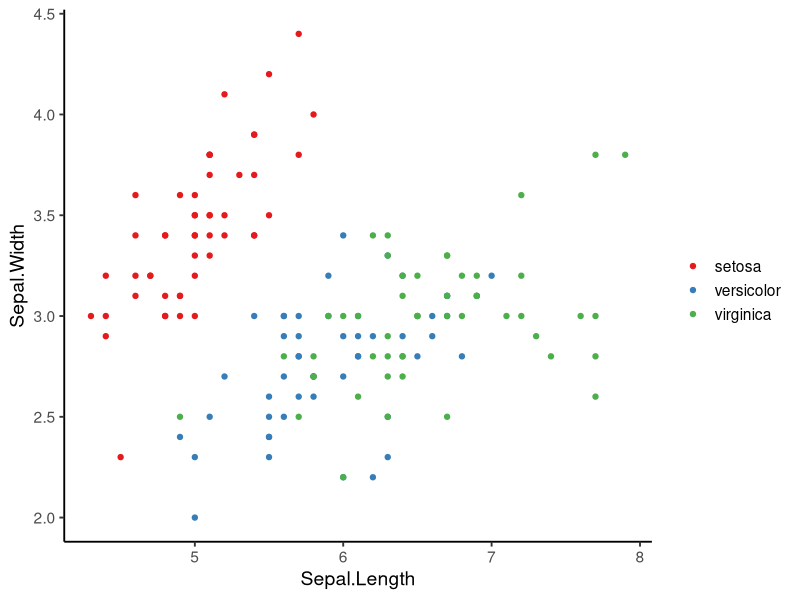
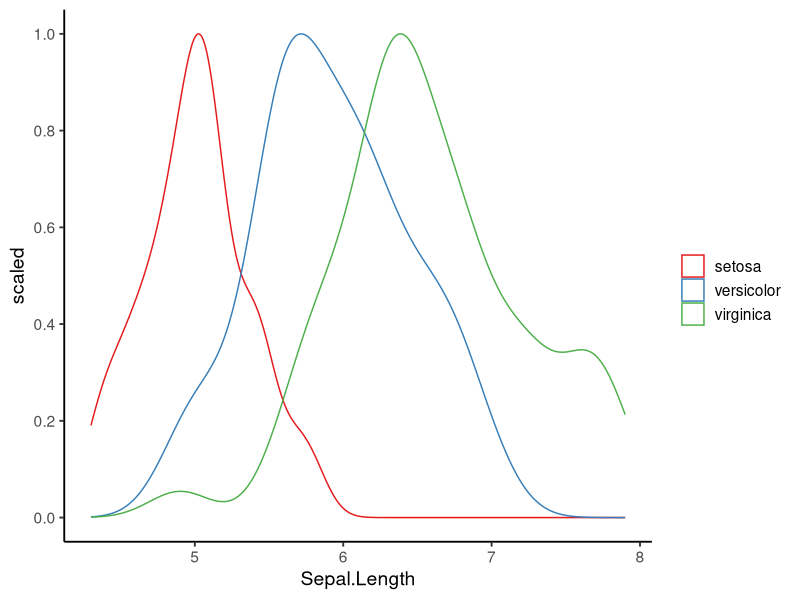
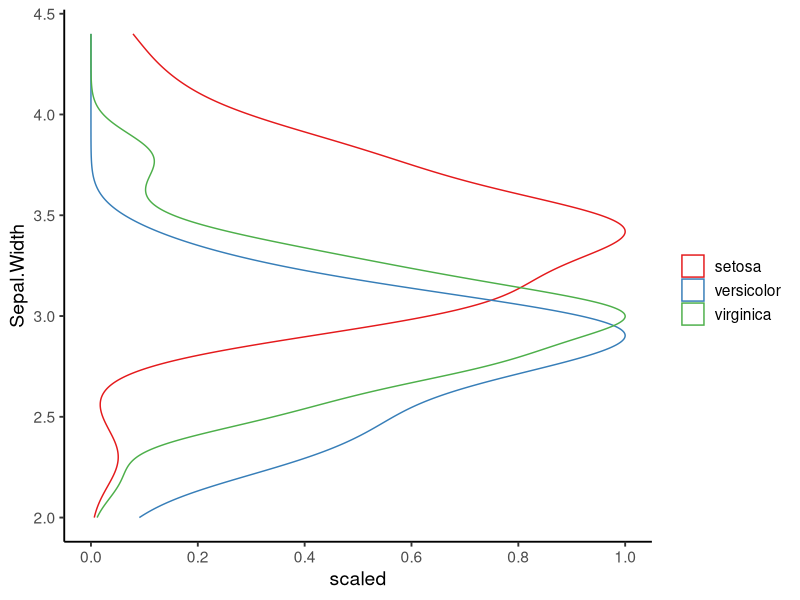
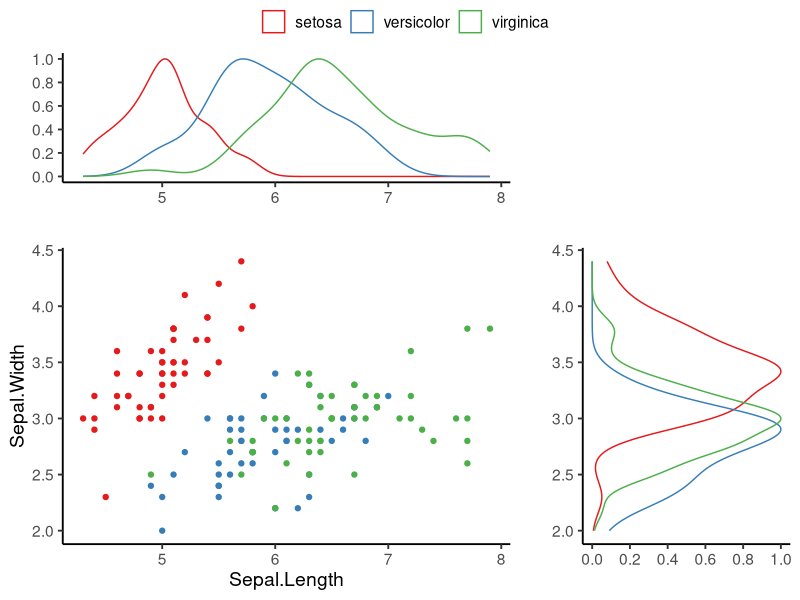
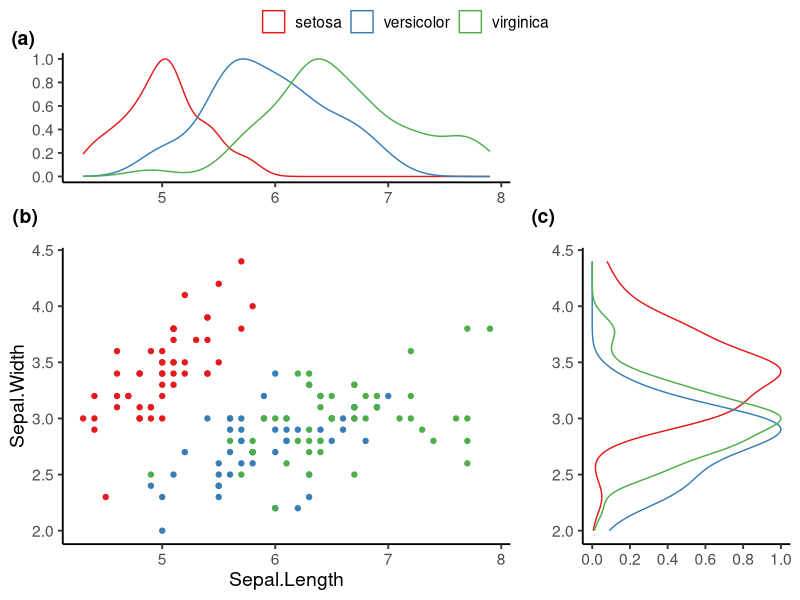
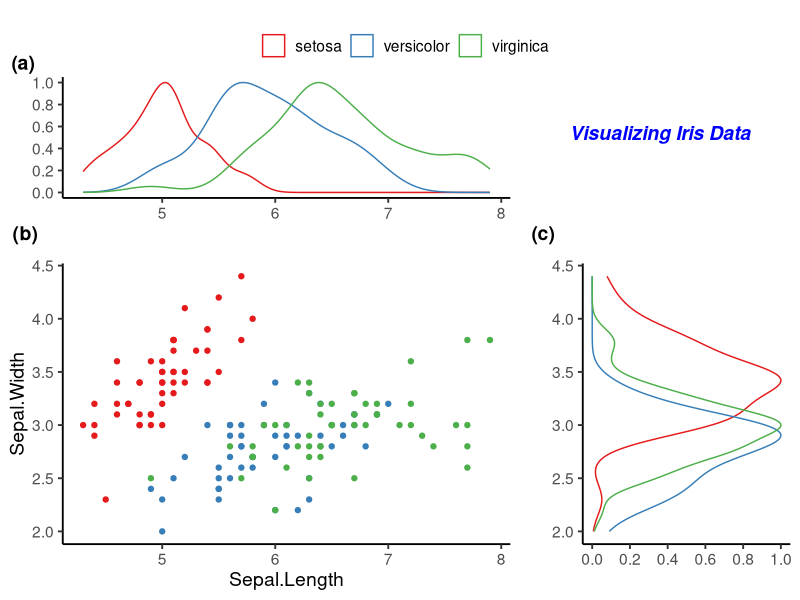
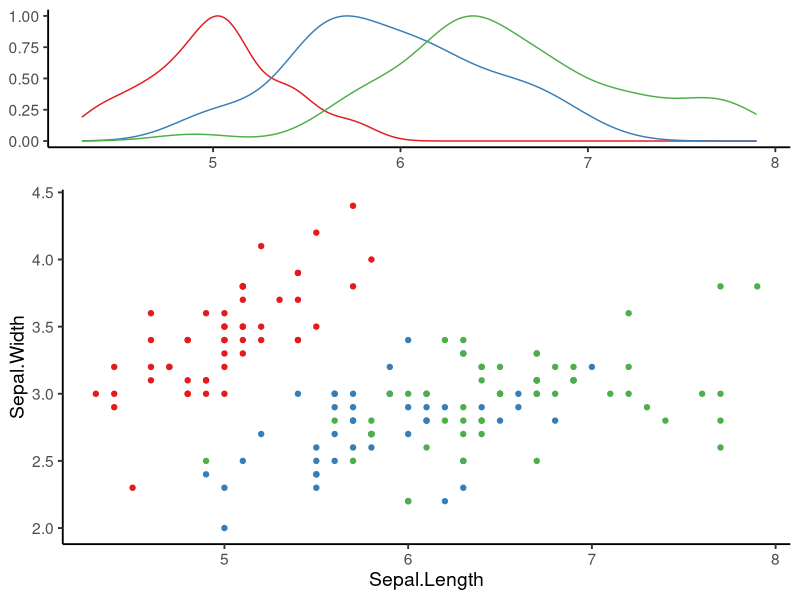
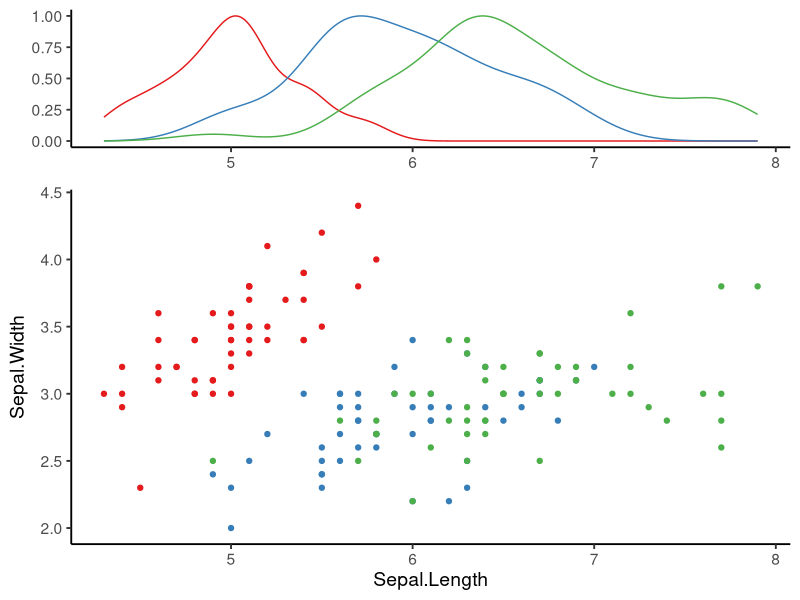

Source code (R) for these figures, in order:
## ---- chunk 1
knitr::opts_chunk$set(message = F, 
                      error = F, 
                      warning = F)

## ---- chunk 2
library(tidyverse)

### 1. A scatterplot of Sepal.Length vs. Sepal.Width
P1 <- ggplot(iris, aes(x = Sepal.Length, y = Sepal.Width, color = Species)) + 
  geom_point() + 
  scale_color_brewer(palette = "Set1", name = "") + 
  theme_classic(base_size = 14)

### 2. Density plot of Sepal.Length
P2 <- ggplot(iris, aes(x = Sepal.Length, color = Species)) + 
  geom_density(aes(y = ..scaled..)) + 
  scale_color_brewer(palette = "Set1", name = "") + 
  theme_classic(base_size = 14) + 
  scale_y_continuous(breaks = seq(0, 1, 0.2))

### 3. Density plot of Sepal.Width
P3 <- ggplot(iris, aes(x = Sepal.Width, color = Species)) + 
  geom_density(aes(y = ..scaled..)) + 
  scale_color_brewer(palette = "Set1", name = "") + 
  theme_classic(base_size = 14) + 
  scale_y_continuous(breaks = seq(0, 1, 0.2)) +
  coord_flip()
  
P1
P2
P3

## ---- chunk 3
library(ggpubr)

P_arrg_1 <- ggarrange(P2 + labs(x = "", y = ""),  # remove the axis labels
                      NULL,  # you can add an empty plot using "NULL" to create a white space in the figure
                      P1, 
                      P3 + labs(x = "", y = ""), 
                      nrow = 2, 
                      ncol = 2,
                      widths = c(0.65, 0.35),  # the widths of the two columns
                      heights = c(0.35, 0.65),  # the heights of the two rows
                      common.legend = T)  # use the same legend for all plots

P_arrg_1

## ---- chunk 4
P_arrg_2 <- ggarrange(P2 + labs(x = "", y = ""),  
                      NULL,
                      P1, 
                      P3 + labs(x = "", y = ""), 
                      nrow = 2, 
                      ncol = 2,
                      widths = c(0.65, 0.35),  
                      heights = c(0.35, 0.65),  
                      common.legend = T,
                      labels = c("(a)", "", "(b)", "(c)"),  # the panel labels for each plot (also an empty string for the "NULL" plot)
                      label.x = c(0, 0, 0, 0),  # the x positions of the labels
                      label.y = c(1.1, 1.1, 1.1, 1.1))  # the y positions of the labels

P_arrg_2

## ---- chunk 5
P_arrg_3 <- annotate_figure(P_arrg_2,
                            top = text_grob("Visualizing Iris Data", 
                                            color = "blue", 
                                            face = "bold.italic", 
                                            size = 14, 
                                            x = 0.825, 
                                            y = 1, 
                                            vjust = 10))

P_arrg_3

## ---- chunk 6
### A scatterplot of Sepal.Length vs. Sepal.Width
P4 <- ggplot(iris, aes(x = Sepal.Length, y = Sepal.Width, color = Species)) + 
  geom_point(show.legend = F) + 
  scale_color_brewer(palette = "Set1", name = "") + 
  theme_classic(base_size = 14)

### Density plot of Sepal.Length
P5 <- ggplot(iris, aes(x = Sepal.Length, color = Species)) + 
  geom_density(aes(y = ..scaled..), show.legend = F) + 
  scale_color_brewer(palette = "Set1", name = "") +
  labs(x = NULL, y = NULL) +
  theme_classic(base_size = 14) 

### The y-axes of the two plots are not aligned by default
ggarrange(P5, 
          P4,
          nrow = 2,
          heights = c(0.3, 0.7))
## ---- chunk 7
### The y-axes of the two plots are now aligned
ggarrange(P5, 
          P4,
          nrow = 2,
          heights = c(0.3, 0.7),
          align = "v")

## ---- chunk 8
library(tidyverse)

### 1. A scatterplot of Sepal.Length vs. Sepal.Width
P1 <- ggplot(iris, aes(x = Sepal.Length, y = Sepal.Width, color = Species)) + 
  geom_point(show.legend = F) + 
  scale_color_brewer(palette = "Set1", name = "") + 
  theme_classic(base_size = 14)

### 2. Density plot of Sepal.Length
P2 <- ggplot(iris, aes(x = Sepal.Length, color = Species)) + 
  geom_density(aes(y = ..scaled..)) + 
  scale_color_brewer(palette = "Set1", name = "") + 
  theme_classic(base_size = 14) + 
  scale_y_continuous(breaks = seq(0, 1, 0.2))

### 3. Density plot of Sepal.Width
P3 <- ggplot(iris, aes(x = Sepal.Width, color = Species)) + 
  geom_density(aes(y = ..scaled..), show.legend = F) + 
  scale_color_brewer(palette = "Set1", name = "") + 
  theme_classic(base_size = 14) + 
  scale_y_continuous(breaks = seq(0, 1, 0.2)) +
  coord_flip()
  
P1
P2
P3

## ---- chunk 9
library(cowplot)

ggdraw() + 
  draw_plot(P2 + labs(x = "", y = ""), x = 0, y = 0.65, width = 0.925, height = 0.3) + 
  draw_plot(P1, x = 0, y = 0, width = 0.65, height = 0.65) +
  draw_plot(P3 + labs(x = "", y = ""), x = 0.65, y = 0, width = 0.3, height = 0.65)

## ---- chunk 10
ggdraw() + 
  draw_plot(P2 + labs(x = "", y = ""), x = 0, y = 0.65, width = 0.925, height = 0.3) + 
  draw_plot(P1, x = 0, y = 0, width = 0.65, height = 0.65) +
  draw_plot(P3 + labs(x = "", y = ""), x = 0.65, y = 0, width = 0.3, height = 0.65) + 
  draw_text(c("(a)", "(b)", "(c)"), x = c(0.075, 0.075, 0.725), y = c(0.975, 0.675, 0.675)) + 
  draw_text("Visualizing Iris Data", x = 0.5, y = 0.975, color = "blue", size = 14, fontface = "italic") 

## ---- chunk 11
# install.packages("magick")
ggdraw() + 
  draw_plot(P2 + labs(x = "", y = ""), x = 0, y = 0.65, width = 0.925, height = 0.3) + 
  draw_plot(P1, x = 0, y = 0, width = 0.65, height = 0.65) +
  draw_plot(P3 + labs(x = "", y = ""), x = 0.65, y = 0, width = 0.3, height = 0.65) + 
  draw_text(c("(a)", "(b)", "(c)"), x = c(0.075, 0.075, 0.725), y = c(0.975, 0.675, 0.675)) + 
  draw_text("Visualizing Iris Data", x = 0.5, y = 0.975, color = "blue", size = 14, fontface = "italic") +
  draw_image("https://archive.ics.uci.edu/ml/assets/MLimages/Large53.jpg", x = 0.75, y = 0.9, width = 0.1, height = 0.1)

## ---- chunk 12
### 1. A scatterplot of Sepal.Length vs. Sepal.Width
P1 <- ggplot(iris, aes(x = Sepal.Length, y = Sepal.Width, color = Species)) + 
  geom_point(show.legend = F) + 
  scale_color_brewer(palette = "Set1", name = "") + 
  theme_classic(base_size = 14) + 
  scale_x_continuous(limits = c(3, NA)) + 
  scale_y_continuous(limits = c(1, NA))

### 2. Density plot of Sepal.Length
P2 <- ggplot(iris, aes(x = Sepal.Length, color = Species)) + 
  geom_density(aes(y = ..scaled..), show.legend = F) + 
  scale_color_brewer(palette = "Set1", name = "") + 
  theme_classic(base_size = 14) + 
  scale_x_continuous(limits = c(3, NA)) + 
  scale_y_continuous(breaks = seq(0, 1, 0.2))

### 3. Density plot of Sepal.Width
P3 <- ggplot(iris, aes(x = Sepal.Width, color = Species)) + 
  geom_density(aes(y = ..scaled..), show.legend = F) + 
  scale_color_brewer(palette = "Set1", name = "") + 
  theme_classic(base_size = 14) + 
  scale_x_continuous(limits = c(1, NA)) + 
  scale_y_continuous(breaks = seq(0, 1, 0.2)) +
  coord_flip()

### 4. Extract the legend from the scatterplot
P1_legned <- ggplot(iris, aes(x = Sepal.Length, y = Sepal.Width, color = Species)) + 
  geom_point() + 
  scale_color_brewer(palette = "Set1", name = "") + 
  theme_classic(base_size = 14) + 
  scale_x_continuous(limits = c(3, NA)) + 
  scale_y_continuous(limits = c(1, NA))

P_legend <- get_legend(P1_legned)

### 5. Boxplot insets
P5 <- ggplot(iris, aes(x = Species, y = Sepal.Length, color = Species)) + 
  geom_boxplot(show.legend = F) + 
  scale_y_continuous(limits = c(3, NA)) + 
  scale_color_brewer(palette = "Set1", name = "") + 
  coord_flip() + 
  theme_classic(base_size = 14) + 
  scale_x_discrete(labels = c("1", "2", "3")) + 
  theme(axis.title = element_text(color = "transparent"),
        axis.text = element_text(color = "transparent"))
  

P5



### Put everything together
ggdraw() + 
  draw_plot(P2 + labs(x = "", y = ""), x = -0.025, y = 0.65, width = 0.7, height = 0.3) + 
  draw_plot(P1, x = 0, y = 0, width = 0.65, height = 0.65) +
  draw_plot(P3 + labs(x = "", y = ""), x = 0.65, y = 0, width = 0.3, height = 0.65) + 
  draw_text(c("(a)", "(b)", "(c)"), x = c(0.075, 0.075, 0.725), y = c(0.975, 0.675, 0.675)) + 
  draw_text("Visualizing Iris Data", x = 0.5, y = 0.975, color = "blue", size = 14, fontface = "italic") +
  draw_grob(P_legend, x = 0.75, y = 0.8, width = 0.1, height = 0.1) + 
  draw_image("https://archive.ics.uci.edu/ml/assets/MLimages/Large53.jpg", x = 0.75, y = 0.9, width = 0.1, height = 0.1) + 
  draw_plot(P5, x = 0, y = 0.1, width = 0.65, height = 0.15)

